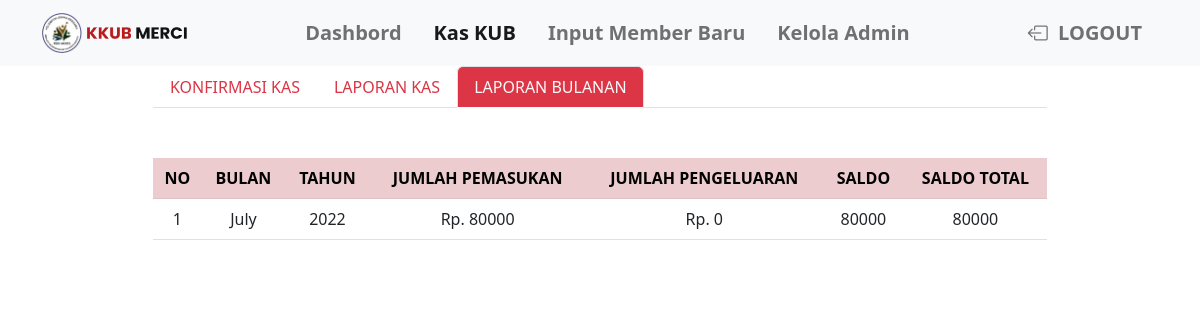
The page /adm/admLaporanBulanan.php (signed in) on the database its author committed.
### tables this page shows
CREATE TABLE `saldo_bulanan` (
  `id` int(20) NOT NULL,
  `bulan` varchar(20) NOT NULL,
  `tahun` year(4) NOT NULL,
  `jumlah_pemasukan` bigint(50) NOT NULL,
  `jumlah_pengeluaran` bigint(50) NOT NULL,
  `jumlah_keuntungan` bigint(20) NOT NULL,
  `saldo_total` bigint(20) NOT NULL
);

### adm/admLaporanBulanan.php (the view, shortened to what this page needs)
<?php include("../config.php");
?>
<!doctype html>
<html lang="en">
<head>
    <link href="https://cdn.jsdelivr.net/npm/bootstrap@5.2.0-beta1/dist/css/bootstrap.min.css" rel="stylesheet">
    <link rel="stylesheet" href="../css/style.css">
    <link rel="stylesheet" href="https://cdn.jsdelivr.net/npm/bootstrap-icons@1.8.2/font/bootstrap-icons.css">
</head>
<body>
    <nav class="navbar navbar-expand-lg bg-light">
        <div class="container">
            <a class="navbar-brand" href="#">
                <img src="../img/logo.png" width="40px" height="40px">
                <img src="../img/textLogo.png" width="100px">
            </a>
            <div class="collapse navbar-collapse" id="navbarNav">
                <ul class="navbar-nav ms-auto">
                    <li class="nav-item mx-2">
                        <a class="nav-link fw-bold fs-5 " aria-current="page" href="admDashbord.php">Dashbord</a>
                    </li>
                    <li class="nav-item mx-2">
                        <a class="nav-link fw-bold fs-5 active" aria-current="page" href="#">Kas KUB</a>
                    </li>
                    <li class="nav-item mx-2">
                        <a class="nav-link fw-bold fs-5 " href="admNewMember.php">Input Member Baru</a>
                    </li>
                    <li class="nav-item mx-2">
                        <a class="nav-link fw-bold fs-5 " href="admNewAdmin.php">Kelola Admin</a>
                    </li>
                </ul>
                <ul class="navbar-nav ms-auto">
                    <li class="nav-item mx-2">
                        <a class="nav-link fw-bold fs-5 " href="confLogOut.php"><i class="bi bi-box-arrow-left"></i></i>&nbsp LOGOUT</a>
                    </li>
                </ul>
            </div>
        </div>
    </nav>
    <div class="row justify-content-center">
        <div class="col-lg-9 lebar-xy">
            <ul class="nav nav-tabs">
                <li class="nav-item">
                    <a class="nav-link text-danger" href="admKasKonfirm.php">KONFIRMASI KAS</a>
                </li>
                <li class="nav-item">
                    <a class="nav-link text-danger" href="admKasUmum.php">LAPORAN KAS</a>
                </li>
                <li class="nav-item">
                    <a class="nav-link active bg-danger text-light" href="#">LAPORAN BULANAN</a>
                </li>
            </ul>
            <table class="table table-striped" style="margin-top: 50px;">
                <tr class="table-danger" style="text-align: center;">
                    <th>NO</th>
                    <th>BULAN</th>
                    <th>TAHUN</th>
                    <th>JUMLAH PEMASUKAN</th>
                    <th>JUMLAH PENGELUARAN</th>
                    <th>SALDO</th>
                    <th>SALDO TOTAL</th>
                </tr>
                <?php
                $sql = "SELECT * FROM saldo_bulanan where id>1";
                $query = mysqli_query($db, $sql);
                $no = 1;
                while ($data = mysqli_fetch_array($query)) {
                    echo "<tr align='center'>";
                    echo "<td>" . $no . "</td>";
                    echo "<td>" . $data['bulan'] . "</td>";
                    echo "<td>" . $data['tahun'] . "</td>";
                    echo "<td>Rp. " . $data['jumlah_pemasukan'] . "</td>";
                    echo "<td>Rp. " . $data['jumlah_pengeluaran'] . "</td>";
                    echo "<td>" . $data['jumlah_keuntungan'] . "</td>";
                    echo "<td>" . $data['saldo_total'] . "</td>";
                    echo "</tr>";
                    $no++;
                }
                ?>
            </table>
        </div>
    </div>
</body>
</html>

### css/style.css (style rules this page uses)
.lebar-xy { height: 490px; }

### rows shown on the page
saldo_bulanan: bulan "July", tahun "2022", jumlah_pemasukan "80000", jumlah_pengeluaran "0", jumlah_keuntungan "80000", saldo_total "80000"
